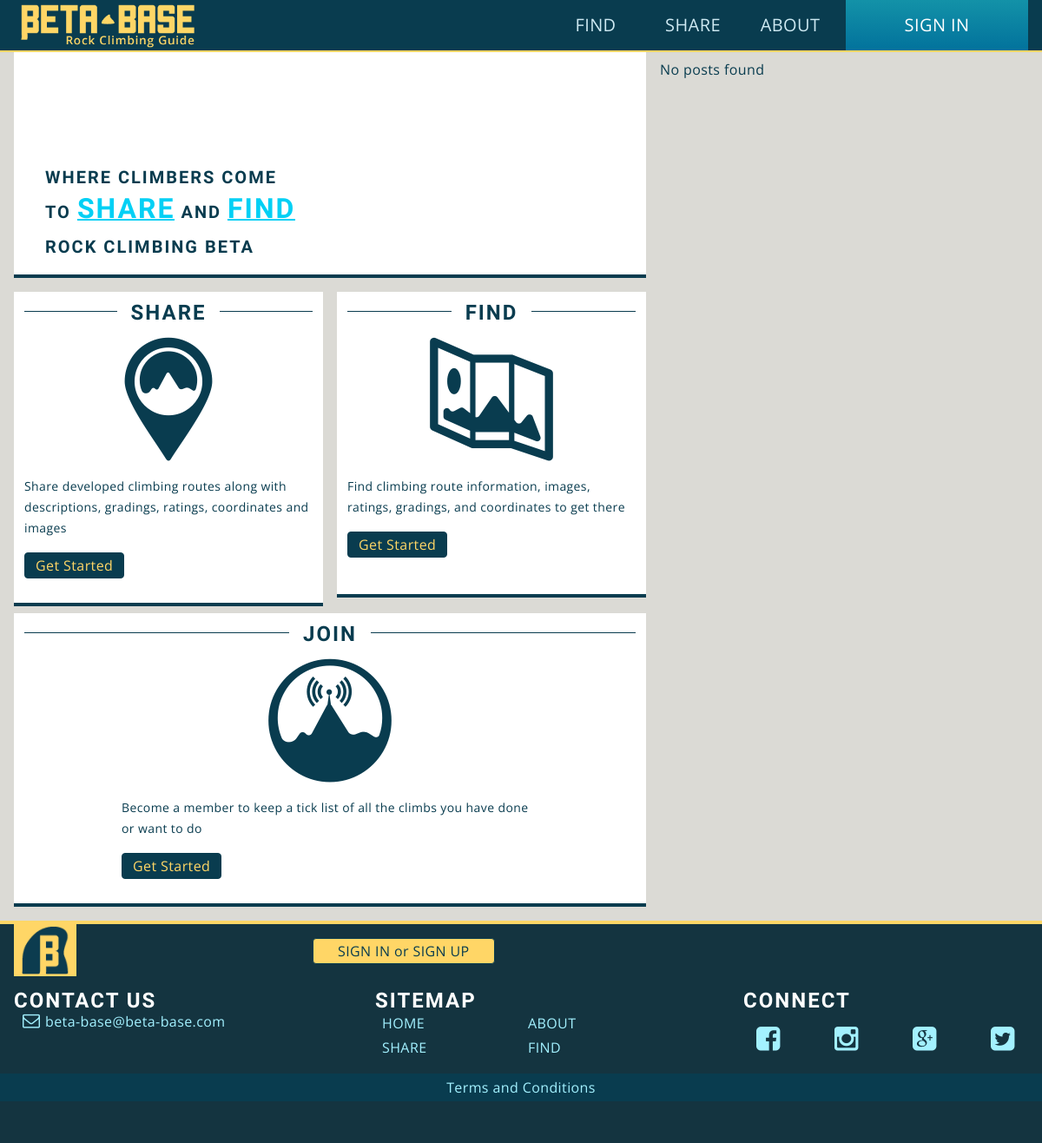
Before: / with the older database file.
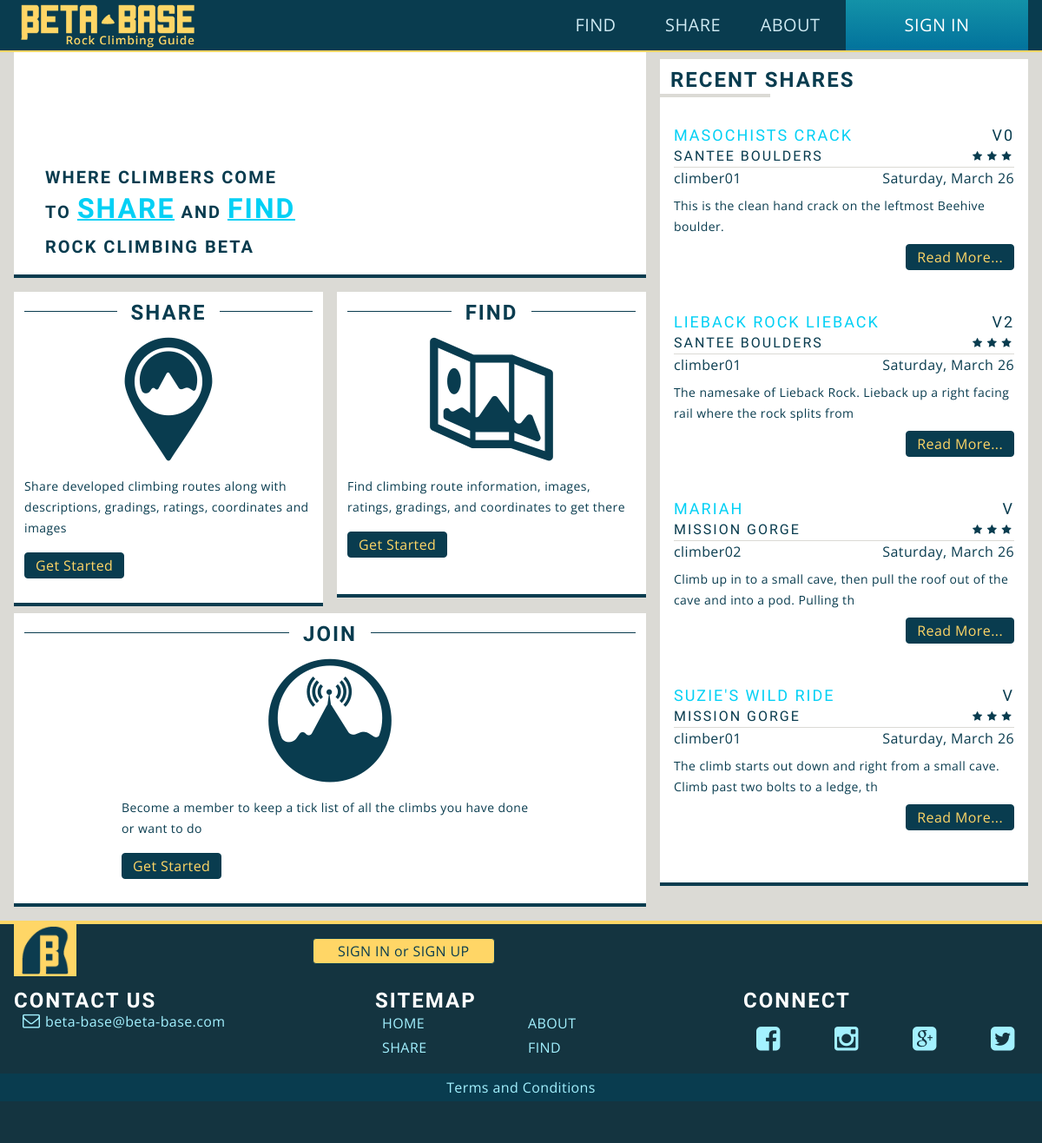
After: the same page with the newer database file.
### tables this page shows
CREATE TABLE IF NOT EXISTS `climbs` (
  `climb_id` mediumint(9) NOT NULL,
  `name` varchar(50) NOT NULL,
  `description` text NOT NULL,
  `date` datetime NOT NULL,
  `user_id` mediumint(9) NOT NULL,
  `area_id` mediumint(9) NOT NULL,
  `type` varchar(20) NOT NULL,
  `v_grade` tinyint(4) DEFAULT NULL,
  `y_grade` tinyint(4) DEFAULT NULL,
  `is_approved` tinyint(1) NOT NULL
);

CREATE TABLE IF NOT EXISTS `areas` (
  `area_id` mediumint(9) NOT NULL,
  `title` varchar(50) NOT NULL,
  `description` text NOT NULL,
  `date` datetime NOT NULL,
  `longitude` float(10,6) NOT NULL,
  `latitude` float(10,6) NOT NULL,
  `zipcode` mediumint(9) NOT NULL,
  `user_id` mediumint(9) NOT NULL,
  `is_approved` tinyint(1) NOT NULL
);

CREATE TABLE IF NOT EXISTS `users` (
  `user_id` mediumint(9) NOT NULL,
  `username` varchar(50) NOT NULL,
  `password` varchar(40) NOT NULL,
  `email` varchar(254) NOT NULL,
  `user_pic` text,
  `is_admin` tinyint(1) NOT NULL,
  `bio` text,
  `date_joined` datetime NOT NULL,
  `secret_key` varchar(40) NOT NULL
);

### functions.php (called while the page is built, shortened)
<?php
	function nice_date( $datetime ){
		$date = new DateTime( $datetime );
		return $date->format('l,  F j');
	}

### aside.php (the view, shortened to what this page needs)
<?php
	require('db-config.php');
	include_once('functions.php');
?>
	<aside>
<?php
$query = "SELECT climbs.name, climbs.climb_id, climbs.description, climbs.v_grade, climbs.y_grade, climbs.date, areas.title, ratings.rating, users.username
			 FROM climbs, ratings, areas, users
			 WHERE areas.is_approved = 1
			 AND climbs.is_approved = 1
			 AND climbs.area_id = areas.area_id
			 AND climbs.user_id = users.user_id
			 AND climbs.climb_id = ratings.climb_id
			 ORDER BY climbs.date DESC";
	$result = $db->query($query);
	if($result->num_rows >= 1){
 ?>
		<section class="module secondary">
			<h4>Recent Shares</h4>
			<?php while($row = $result->fetch_assoc() ){ ?>
			<article class="cf">
				<h5><a href="single-climb.php?climb_id=<?php echo $row['climb_id']; ?>"><?php echo $row['name']; ?></a><span>V<?php echo $row['v_grade'];
				 ?></span></h5>
				<h6><?php echo $row['title']; ?><span class="ratings"><span class="icon-star"></span><span class="icon-star"></span><span class="icon-star"></span></span></h6>
				<p><?php echo $row['username']; ?><span><?php echo nice_date($row['date']); ?></span></p>
				<p><?php echo substr($row['description'], 0, 90); ?></p>
				<a href="#" class="btn">Read More...</a>
			</article>
<?php
		}
	}
	else{
		echo 'No posts found';
	}
?>
</section>
	</aside>

### header.php (shortened to what this page needs)
<!DOCTYPE html>
<html>
<head>
	<link rel="stylesheet" type="text/css" href="css/reset.css">
	<link href="font/css/beta-base.css" rel="stylesheet" type="text/css" />
	<link rel="stylesheet" type="text/css" href="css/main.css">
</head>
<body class="cf">
<header class="cf">
	<div class="maincontainer">
		<h1><a href="index.php"><span>Beta-Base - Rock Climbing Guide</span></a></h1>
		<nav class="main-nav cf" role="navigation">
			<ul>
				<li><a href="<?php
					if( array_key_exists( 'secretkey', $_COOKIE )
						AND array_key_exists( 'user_id', $_COOKIE ) ){
						$_SESSION['secretkey'] = $_COOKIE['secretkey'];
						$_SESSION['user_id'] = $_COOKIE['user_id'];
						echo "admin/index.php";
					}else{
						echo "signin.php";
					}
				 ?>" class="<?php
				if($thisPage == "signin"){
					echo "currentpage";
					}
					?>"><?php
					if( array_key_exists( 'secretkey', $_COOKIE )
						AND array_key_exists( 'user_id', $_COOKIE ) ){
						echo "My Account";
					}else{
						echo "Sign In";
					}
				 ?></a></li>
				<li><a href="about.php" class="<?php if($thisPage == "about"){
					echo "currentpage";
					} ?>">About</a></li>
				<li><a href="share.php" class="<?php if($thisPage == "share"){
					echo "currentpage";
					} ?>">Share</a></li>
				<li><a href="find.php" class="<?php if($thisPage == "find"){
					echo "currentpage";
					} ?>">Find</a></li>
			</ul>
		</nav>
	</div>
</header>

### index.php
<?php
require('db-config.php');
include('header.php');
include_once('functions.php');
 ?>
<div class="maincontainer">
	<main>
		<section class="module banner">
			<h2><span>Where climbers come</span><span> to <a href="#">share</a> and <a href="#">find</a></span><span> rock climbing beta</span></h2>
		</section>
		<div class="quicklinks cf">
			<div class="container cf">
				<div class="wrapper">
					<section class="module">
						<h3><span>Share</span></h3>
						<div>
							<p class="icon-share cf">Share developed climbing routes along with descriptions, gradings, ratings, coordinates and images</p>
							<a href="#" class="btn">Get Started</a>
						</div>
					</section>
				</div>
				<div class="wrapper">
					<section class="module">
						<h3><span>Find</span></h3>
						<div>
							<p class="icon-find cf">Find climbing route information, images, ratings, gradings, and coordinates to get there</p>
							<a href="#" class="btn">Get Started</a>
						</div>
					</section>
				</div>
			</div>
			<div class="container">
				<section class="module">
						<h3><span>Join</span></h3>
						<div>
							<p class="icon-join cf">Become a member to keep a tick list of all the climbs you have done or want to do</p>
							<a href="signin.php" class="btn">Get Started</a>
						</div>
				</section>
			</div>
		</div>
	</main>
	<?php include('aside.php'); ?>
</div>
<?php include('footer.php'); ?>

### footer.php (shortened to what this page needs)
	<footer>
		<div class="maincontainer">
			<div class="logo cf">
				<h2><a href="#"><span>Beta-Base Rock Climbing Guide</span></a></h2>
				<span class="btncontainer"><a href="#" class="btn">SIGN IN or SIGN UP</a></span>
			</div>
			<div class="contact">
				<h4>CONTACT US</h4>
				<a href="mailto:someone@example.com?Subject=Hello%20again" target="_top" class="icon-mail">beta-base@beta-base.com</a>
			</div>
			<div class="sitemap">
				<h4>SITEMAP</h4>
				<nav>
					<ul class="cf">
						<li><a href="#">HOME</a></li>
						<li><a href="#">ABOUT</a></li>
						<li><a href="#">SHARE</a></li>
						<li><a href="#">FIND</a></li>
					</ul>
				</nav>
			</div>
			<nav class="social-nav">
				<h4>CONNECT</h4>
				<ul class="cf">
					<li><a href="#"class="icon-f"></a></li>
					<li><a href="#"class="icon-i"></a></li>
					<li><a href="#"class="icon-g"></a></li>
					<li><a href="#"class="icon-t"></a></li>
				</ul>
			</nav>
			</div>
			<a href="#" class="terms">Terms and Conditions</a>
	</footer>
</body>
</html>

Changed rows visible on the page:
added climbs: name "MASOCHISTS CRACK", v_grade "0", area.title "SANTEE BOULDERS", user.username "climber01", date "Saturday, March 26", description "This is the clean hand crack on the leftmost Beehive boulder."
added climbs: name "LIEBACK ROCK LIEBACK", v_grade "2", area.title "SANTEE BOULDERS", user.username "climber01", date "Saturday, March 26", description "The namesake of Lieback Rock. Lieback up a right facing rail where the rock splits from"
added climbs: name "MARIAH", area.title "MISSION GORGE", user.username "climber02", date "Saturday, March 26", description "Climb up in to a small cave, then pull the roof out of the cave and into a pod. Pulling th"
added climbs: name "SUZIE'S WILD RIDE", area.title "MISSION GORGE", user.username "climber01", date "Saturday, March 26", description "The climb starts out down and right from a small cave. Climb past two bolts to a ledge, th"
Other visible differences:
text no longer shown: "No posts found"
text now shown: "RECENT SHARES"
